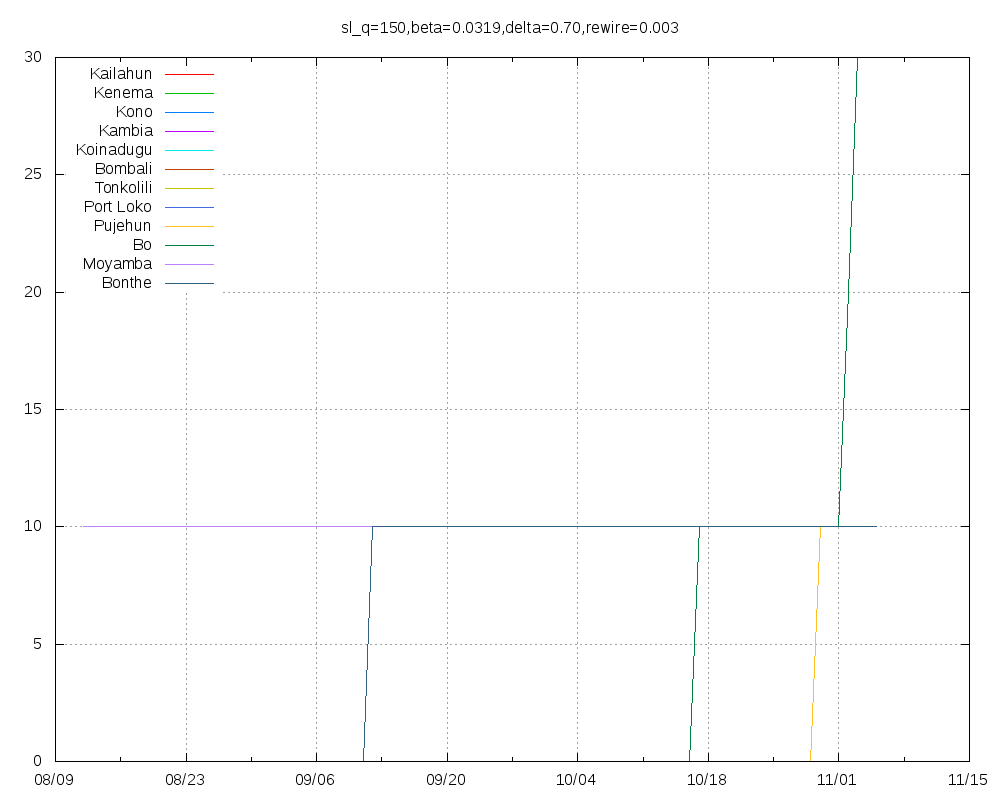

Source code (gnuplot):
set title "sl_q=150,beta=0.0319,delta=0.70,rewire=0.003"
set key top left
set grid
set xdata time
set timefmt "%Y-%m-%d"
set terminal png size 1000,800
set output "sl_q=150,beta=0.0319,delta=0.70,rewire=0.003.png"
plot "Kailahun.tab" using 1:2 title "Kailahun" with lines,"Kenema.tab" using 1:2 title "Kenema" with lines,"Kono.tab" using 1:2 title "Kono" with lines,"Kambia.tab" using 1:2 title "Kambia" with lines,"Koinadugu.tab" using 1:2 title "Koinadugu" with lines,"Bombali.tab" using 1:2 title "Bombali" with lines,"Tonkolili.tab" using 1:2 title "Tonkolili" with lines,"Port_Loko.tab" using 1:2 title "Port Loko" with lines,"Pujehun.tab" using 1:2 title "Pujehun" with lines,"Bo.tab" using 1:2 title "Bo" with lines,"Moyamba.tab" using 1:2 title "Moyamba" with lines,"Bonthe.tab" using 1:2 title "Bonthe" with lines
